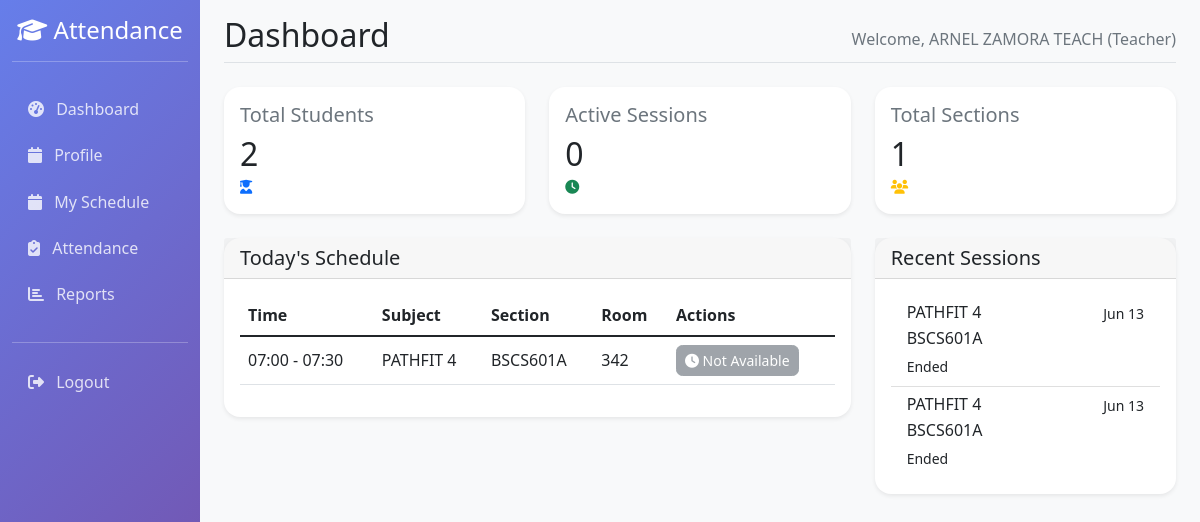
The app's page /teacher/dashboard/ (signed in) with its own data.
### webapp/models.py (models this page shows, shortened)
class Teacher(models.Model):
    id = models.UUIDField(primary_key=True, default=uuid.uuid4, editable=False)
    user = models.OneToOneField(CustomUser, on_delete=models.CASCADE)
    teacher_id = models.CharField(max_length=20, unique=True)
    first_name = models.CharField(max_length=50)
    last_name = models.CharField(max_length=50)
    phone = models.CharField(max_length=15, blank=True)
    sections = models.ManyToManyField(Section, blank=True)
    subjects = models.ManyToManyField(Subject, blank=True)
    created_at = models.DateTimeField(auto_now_add=True)  # Added to match Student
    updated_at = models.DateTimeField(auto_now=True)      # Added to match Student
    @property
    def full_name(self):
        return f"{self.first_name} {self.last_name}"

class Schedule(models.Model):
    DAYS_OF_WEEK = (
        ('monday', 'Monday'),
        ('tuesday', 'Tuesday'),
        ('wednesday', 'Wednesday'),
        ('thursday', 'Thursday'),
        ('friday', 'Friday'),
        ('saturday', 'Saturday'),
        ('sunday', 'Sunday'),
    )
    id = models.UUIDField(primary_key=True, default=uuid.uuid4, editable=False)
    teacher = models.ForeignKey(Teacher, on_delete=models.CASCADE)
    subject = models.ForeignKey(Subject, on_delete=models.CASCADE)
    section = models.ForeignKey(Section, on_delete=models.CASCADE)
    day_of_week = models.CharField(max_length=10, choices=DAYS_OF_WEEK)
    start_time = models.TimeField()
    end_time = models.TimeField()
    room = models.CharField(max_length=50, blank=True)
    is_active = models.BooleanField(default=True)
    class Meta:
        unique_together = ['teacher', 'subject', 'section', 'day_of_week', 'start_time']
        ordering = ['day_of_week', 'start_time']

class Subject(models.Model):
    id = models.UUIDField(primary_key=True, default=uuid.uuid4, editable=False)
    name = models.CharField(max_length=100)
    code = models.CharField(max_length=20, unique=True)
    description = models.TextField(blank=True)
    created_at = models.DateTimeField(auto_now_add=True)

class Section(models.Model):
    id = models.UUIDField(primary_key=True, default=uuid.uuid4, editable=False)
    name = models.CharField(max_length=50)
    year_level = models.CharField(max_length=20)
    created_at = models.DateTimeField(auto_now_add=True)

class AttendanceSession(models.Model):
    STATUS_CHOICES = [
        ('ongoing', 'Ongoing'),
        ('ended', 'Ended'),
        ('cancelled', 'Cancelled')
    ]
    id = models.CharField(max_length=32, primary_key=True)  # This should match what you're using
    schedule = models.ForeignKey('Schedule', on_delete=models.CASCADE)
    date = models.DateField(default=timezone.now)
    status = models.CharField(max_length=20, choices=STATUS_CHOICES, default='ongoing')
    started_at = models.DateTimeField(auto_now_add=True)
    ended_at = models.DateTimeField(null=True, blank=True)
    remarks = models.TextField(blank=True, null=True)

### webapp/teacher_views.py (the view)
# urls.py: path('dashboard/', teacher_views.teacher_dashboard, name='teacher_dashboard'),
@login_required
def teacher_dashboard(request):
    if request.user.user_type != 'teacher':
        return redirect('login')
    teacher = get_object_or_404(Teacher, user=request.user)
    today = timezone.localtime()
    current_day = today.strftime('%A').lower()
    schedules = Schedule.objects.filter(
        teacher=teacher,
        day_of_week=current_day,
        section__in=teacher.sections.all(),  # Add section filter
        subject__in=teacher.subjects.all()   # Add subject filter
    ).select_related(
        'subject',
        'section'
    ).order_by('start_time')
    for schedule in schedules:
        schedule.is_time_available = is_schedule_available(schedule)
        existing_session = AttendanceSession.objects.filter(
            schedule=schedule,
            date=today.date()
        ).first()
        if existing_session and existing_session.status == 'ongoing':
            schedule.has_ongoing_session = True
            schedule.ongoing_session = existing_session
            schedule.can_take_attendance = True
        else:
            schedule.has_ongoing_session = False
            schedule.ongoing_session = None
            schedule.can_take_attendance = schedule.is_time_available and not existing_session
    context = {
        'teacher': teacher,
        'schedules': schedules,
        'total_students': Student.objects.filter(section__in=teacher.sections.all()).count(),
        'active_sessions': AttendanceSession.objects.filter(schedule__teacher=teacher, status='ongoing').count(),
        'sections': teacher.sections.all(),
        'recent_sessions': AttendanceSession.objects.filter(
            schedule__teacher=teacher
        ).select_related(
            'schedule__subject',
            'schedule__section'
        ).order_by('-date')[:5]
    }
    return render(request, 'webapp/teacher/dashboard.html', context)

### webapp/templates/webapp/teacher/dashboard.html (shortened to what this page needs)
{% extends 'webapp/base.html' %}
{% block content %}
<div class="row">
    <div class="col-md-4 mb-4">
        <div class="card">
            <div class="card-body">
                <h5 class="card-title text-muted">Total Students</h5>
                <h2 class="mb-0">{{ total_students }}</h2>
                <small class="text-primary"><i class="fas fa-user-graduate"></i></small>
            </div>
        </div>
    </div>
    <div class="col-md-4 mb-4">
        <div class="card">
            <div class="card-body">
                <h5 class="card-title text-muted">Active Sessions</h5>
                <h2 class="mb-0">{{ active_sessions }}</h2>
                <small class="text-success"><i class="fas fa-clock"></i></small>
            </div>
        </div>
    </div>
    <div class="col-md-4 mb-4">
        <div class="card">
            <div class="card-body">
                <h5 class="card-title text-muted">Total Sections</h5>
                <h2 class="mb-0">{{ sections.count }}</h2>
                <small class="text-warning"><i class="fas fa-users"></i></small>
            </div>
        </div>
    </div>
    <div class="col-md-8 mb-4">
        <div class="card">
            <div class="card-header">
                <h5 class="mb-0">Today's Schedule</h5>
            </div>
            <div class="card-body">
                <div class="table-responsive">
                    <table class="table" id="today-schedule-table">
                        <thead>
                            <tr>
                                <th>Time</th>
                                <th>Subject</th>
                                <th>Section</th>
                                <th>Room</th>
                                <th>Actions</th>
                            </tr>
                        </thead>
                        <tbody>
                            {% for schedule in schedules %}
                            <tr>
                                <td>{{ schedule.start_time|time:"H:i" }} - {{ schedule.end_time|time:"H:i" }}</td>
                                <td>{{ schedule.subject.name }}</td>
                                <td>{{ schedule.section.name }}</td>
                                <td>{{ schedule.room }}</td>
                                <td>
                                    {% if schedule.can_take_attendance %}
                                        {% if schedule.has_ongoing_session %}
                                            <a href="{% url 'take_attendance' schedule.ongoing_session.id %}"
                                               class="btn btn-sm btn-warning">
                                                <i class="fas fa-clipboard-list"></i> Continue Session
                                            </a>
                                        {% else %}
                                            <a href="{% url 'start_attendance_session' schedule.id %}"
                                               class="btn btn-sm btn-primary">
                                                <i class="fas fa-clipboard-check"></i> Take Attendance
                                            </a>
                                        {% endif %}
                                    {% else %}
                                        <button class="btn btn-sm btn-secondary" disabled>
                                            <i class="fas fa-clock"></i> Not Available
                                        </button>
                                    {% endif %}
                                </td>
                            </tr>
                            {% endfor %}
                        </tbody>
                    </table>
                </div>
            </div>
        </div>
    </div>
    <div class="col-md-4 mb-4">
        <div class="card">
            <div class="card-header">
                <h5 class="mb-0">Recent Sessions</h5>
            </div>
            <div class="card-body">
                <div class="list-group list-group-flush">
                    {% for session in recent_sessions %}
                    {% if session.id %}
                    <a href="{% url 'take_attendance' session.id %}"
                       class="list-group-item list-group-item-action">
                        <div class="d-flex w-100 justify-content-between">
                            <h6 class="mb-1">{{ session.schedule.subject.name }}</h6>
                            <small>{{ session.date|date:"M d" }}</small>
                        </div>
                        <p class="mb-1">{{ session.schedule.section.name }}</p>
                        <small>{{ session.get_status_display }}</small>
                    </a>
                    {% endif %}
                    {% endfor %}
                </div>
            </div>
        </div>
    </div>
</div>
{% endblock %}

### webapp/templates/webapp/base.html (shortened to what this page needs)
<!DOCTYPE html>
<html lang="en">
<head>
    <link href="https://cdn.jsdelivr.net/npm/bootstrap@5.1.3/dist/css/bootstrap.min.css" rel="stylesheet">
    <link href="https://cdnjs.cloudflare.com/ajax/libs/font-awesome/6.4.0/css/all.min.css" rel="stylesheet">
    <link rel="stylesheet" type="text/css" href="https://cdn.datatables.net/buttons/2.2.3/css/buttons.bootstrap5.min.css">
    <link rel="stylesheet" href="https://cdn.jsdelivr.net/npm/sweetalert2@11.7.3/dist/sweetalert2.min.css">
</head>
<body>
    {% if user.is_authenticated %}
    <div class="container-fluid">
        <div class="row">
            <nav class="col-md-3 col-lg-2 d-md-block sidebar collapse">
                <div class="position-sticky pt-3">
                    <div class="text-center mb-4">
                        <h4><i class="fas fa-graduation-cap"></i> Attendance</h4>
                        <hr class="text-white">
                    </div>
                    {% if user.user_type == 'admin' %}
                        <ul class="nav flex-column">
                            <li class="nav-item">
                                <a class="nav-link" href="{% url 'admin_dashboard' %}">
                                    <i class="fas fa-tachometer-alt me-2"></i> Dashboard
                                </a>
                            </li>
                            <li class="nav-item">
                                <a class="nav-link" href="{% url 'teacher_list' %}">
                                    <i class="fas fa-chalkboard-teacher me-2"></i> Teachers
                                </a>
                            </li>
                            <li class="nav-item">
                                <a class="nav-link" href="{% url 'student_list' %}">
                                    <i class="fas fa-user-graduate me-2"></i> Students
                                </a>
                            </li>
                            <li class="nav-item">
                                <a class="nav-link" href="{% url 'subject_list' %}">
                                    <i class="fas fa-book me-2"></i> Subjects
                                </a>
                            </li>
                            <li class="nav-item">
                                <a class="nav-link" href="{% url 'section_list' %}">
                                    <i class="fas fa-users me-2"></i> Sections
                                </a>
                            </li>
                            <li class="nav-item">
                                <a class="nav-link" href="{% url 'schedule_list' %}">
                                    <i class="fas fa-calendar-alt me-2"></i> Schedules
                                </a>
                            </li>
                        </ul>
                    {% elif user.user_type == 'teacher' %}
                        <ul class="nav flex-column">
                            <li class="nav-item">
                                <a class="nav-link" href="{% url 'teacher_dashboard' %}">
                                    <i class="fas fa-tachometer-alt me-2"></i> Dashboard
                                </a>
                            </li>
                            <li class="nav-item">
                                <a class="nav-link" href="{% url 'teacher_profile' %}">
                                    <i class="fas fa-calendar me-2"></i> Profile
                                </a>
                            </li>
                            <li class="nav-item">
                                <a class="nav-link" href="{% url 'teacher_schedule' %}">
                                    <i class="fas fa-calendar me-2"></i> My Schedule
                                </a>
                            </li>
                            <li class="nav-item">
                                <a class="nav-link" href="{% url 'attendance_session_list' %}">
                                    <i class="fas fa-clipboard-check me-2"></i> Attendance
                                </a>
                            </li>
                            <li class="nav-item">
                                <a class="nav-link" href="{% url 'attendance_reports' %}">
                                    <i class="fas fa-chart-bar me-2"></i> Reports
                                </a>
                            </li>
                        </ul>
                    {% endif %}
                    <hr class="text-white mt-4">
                    <ul class="nav flex-column">
                        <li class="nav-item">
                            <a class="nav-link" href="{% url 'logout' %}">
                                <i class="fas fa-sign-out-alt me-2"></i> Logout
                            </a>
                        </li>
                    </ul>
                </div>
            </nav>
            <main class="col-md-9 ms-sm-auto col-lg-10 px-md-4 main-content">
                <div class="pt-3 pb-2 mb-3">
                    <div class="d-flex justify-content-between flex-wrap flex-md-nowrap align-items-center border-bottom">
                        <h1 class="h2">{% block page_title %}Dashboard{% endblock %}</h1>
                        <div class="text-muted">
    Welcome,
    {% if user.user_type == 'teacher' %}
        {{ teacher.full_name }} (Teacher)
    {% elif user.user_type == 'student' %}
        {{ student.first_name }} {{ student.last_name }} (Student)
    {% elif user.user_type == 'admin' %}
        {{ user.username }} (Admin)
    {% else %}
        {{ user.first_name|default:user.username }}
    {% endif %}
</div>
                    </div>
                    <div class="mt-4">
                        {% block content %}
                        {% endblock %}
                    </div>
                </div>
            </main>
        </div>
    </div>
    {% endif %}
</body>
</html>

### records on screen
Teacher: full_name "ARNEL ZAMORA TEACH"
Schedule: start_time "07:00", end_time "07:30", subject.name "PATHFIT 4", section.name "BSCS601A", room "342", shows "Not Available"
AttendanceSession: schedule.subject.name "PATHFIT 4", date "Jun 13", schedule.section.name "BSCS601A", status "Ended"
AttendanceSession: schedule.subject.name "PATHFIT 4", date "Jun 13", schedule.section.name "BSCS601A", status "Ended"

### other values on screen
{{ total_students }} "2"
{{ active_sessions }} "0"
{{ sections.count }} "1"
